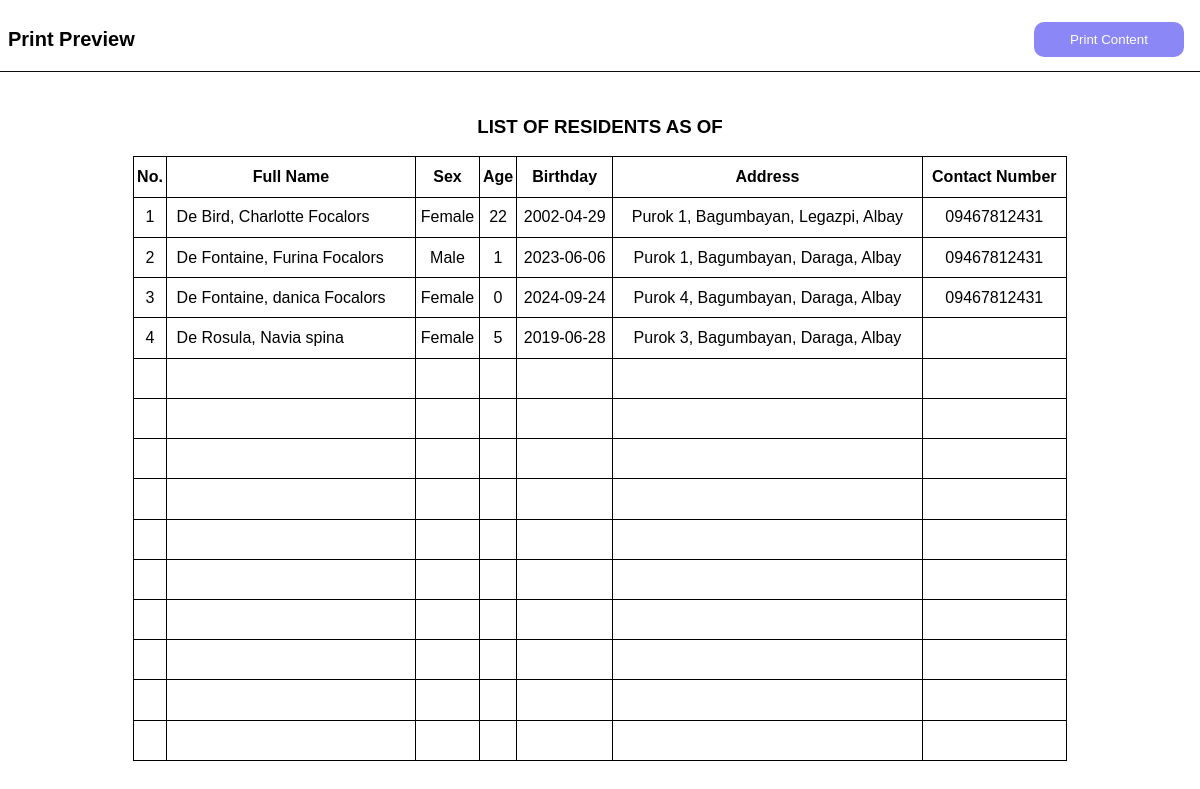
/admin/template/residents.php (signed in), run on the app's committed database.
### tables this page shows
CREATE TABLE `residents` (
  `id` int(11) NOT NULL,
  `fname` varchar(255) NOT NULL,
  `mname` varchar(255) NOT NULL,
  `lname` varchar(255) NOT NULL,
  `suffix` varchar(255) NOT NULL,
  `sex` varchar(255) NOT NULL,
  `bday` varchar(255) NOT NULL,
  `pob` varchar(255) NOT NULL,
  `religion` varchar(255) NOT NULL,
  `citizenship` varchar(255) NOT NULL,
  `street` varchar(255) NOT NULL,
  `zone` varchar(255) NOT NULL,
  `brgy` varchar(255) NOT NULL,
  `mun` varchar(255) NOT NULL,
  `province` varchar(255) NOT NULL,
  `zipcode` varchar(255) NOT NULL,
  `contact` varchar(255) NOT NULL,
  `educational` varchar(255) NOT NULL,
  `occupation` varchar(255) NOT NULL,
  `civil_status` varchar(255) NOT NULL,
  `labor_status` varchar(255) NOT NULL,
  `voter_status` varchar(255) NOT NULL,
  `pwd_status` varchar(255) NOT NULL,
  `four_p` varchar(255) NOT NULL,
  `vac_status` varchar(255) NOT NULL,
  `status` varchar(255) NOT NULL,
  `longitude` varchar(255) NOT NULL,
  `latitude` varchar(255) NOT NULL,
  `id_card_no` varchar(50) DEFAULT NULL,
  `profile` varchar(255) DEFAULT NULL,
  `qr_code` varchar(255) DEFAULT NULL
);

### admin/template/residents.php (the view, shortened to what this page needs)
<?php
include "../dbcon.php";
$selectedMonth = isset($_GET['month']) ? intval($_GET['month']) : null;
$selectedYear = isset($_GET['year']) ? intval($_GET['year']) : null;
$monthNames = [
    1 => 'JANUARY',
    2 => 'FEBRUARY',
    3 => 'MARCH',
    4 => 'APRIL',
    5 => 'MAY',
    6 => 'JUNE',
    7 => 'JULY',
    8 => 'AUGUST',
    9 => 'SEPTEMBER',
    10 => 'OCTOBER',
    11 => 'NOVEMBER',
    12 => 'DECEMBER',
];
$selectedMonthName = isset($monthNames[$selectedMonth]) ? $monthNames[$selectedMonth] : '';
?>
<!DOCTYPE html>
<html lang="en">
<head>
    <link rel="stylesheet" href="table_style.css">
</head>
<body>
    <div id="contentsContainer">
        <?php include "header.php" ?>
        <div class="table-container">
            <center>
                <h3>LIST OF RESIDENTS AS OF <?php echo $selectedMonthName . ' ' . $selectedYear; ?></h3>
            </center>
            <table>
                <tr>
                    <th colspan="1">No.</th>
                    <th colspan="1">Full Name</th>
                    <th colspan="1">Sex</th>
                    <th colspan="1">Age</th>
                    <th colspan="1">Birthday</th>
                    <th colspan="1">Address</th>
                    <th colspan="1">Contact Number</th>
                </tr>
                <?php
                function age($data)
                {
                    $today = date('Y-m-d');
                    $diff = date_diff(date_create($data), date_create($today));
                    $age = $diff->format('%y');
                    echo "<td>" . $age . "</td>";
                }
                $sql = "SELECT * FROM residents WHERE status = 'active'";
                $sql .= " ORDER BY lname";
                $i = 1;
                $result = mysqli_query($conn, $sql);
                if (mysqli_num_rows($result) > 0) {
                    while ($row = mysqli_fetch_assoc($result)) {
                        echo "<tr>";
                        echo "<td>" . $i . "</td>";
                        echo "<td class='name'>&nbsp;&nbsp;" . $row["lname"] . ", " . $row["fname"] . " " . $row["mname"] . " " . $row["suffix"] . "</td>";
                        echo "<td>" . $row["sex"] . "</td>";
                        age($row["bday"]);
                        echo "<td>" . $row["bday"] . "</td>";
                        echo "<td>" . $row["zone"] . ", " . $row["brgy"] . ", " . $row["mun"] . ", " . $row["province"] . "</td>";
                        echo "<td>" . $row["contact"] . "</td>";
                        echo "</tr>";
                        $i++;
                    }
                }
                if ($i <= 15) {
                    while ($i != 15) {
                        echo "<tr>";
                        echo "<td>&nbsp;</td>";
                        echo "<td>&nbsp;</td>";
                        echo "<td>&nbsp;</td>";
                        echo "<td>&nbsp;</td>";
                        echo "<td>&nbsp;</td>";
                        echo "<td>&nbsp;</td>";
                        echo "<td>&nbsp;</td>";
                        echo "</tr>";
                        $i++;
                    }
                }
                ?>
            </table>
        </div>
    </div>
</body>
</html>

### admin/template/table_style.css (style rules this page uses)
* { font-family: Arial, Helvetica, sans-serif; }

### admin/template/residents.php (style rules this page uses)
table { width: 100%; text-align: center; margin-bottom: 25px; width: 247mm; height: 160mm; }
#contentsContainer { display: flex; flex-direction: column; align-items: center; margin: 0 auto; border: none; padding: 0; }
table, th, tr, td { border: 1px solid black; border-collapse: collapse; }
.name { text-align: left; }

### data on the page
residents: lname "De Bird", fname "Charlotte", mname "Focalors", sex "Female", bday "22", bday "2002-04-29", zone "Purok 1", brgy "Bagumbayan", mun "Legazpi", province "Albay", contact "09467812431"
residents: lname "De Fontaine", fname "Furina", mname "Focalors", sex "Male", bday "1", bday "2023-06-06", zone "Purok 1", brgy "Bagumbayan", mun "Daraga", province "Albay", contact "09467812431"
residents: lname "De Fontaine", fname "danica", mname "Focalors", sex "Female", bday "0", bday "2024-09-24", zone "Purok 4", brgy "Bagumbayan", mun "Daraga", province "Albay", contact "09467812431"
residents: lname "De Rosula", fname "Navia", mname "spina", sex "Female", bday "5", bday "2019-06-28", zone "Purok 3", brgy "Bagumbayan", mun "Daraga", province "Albay"
